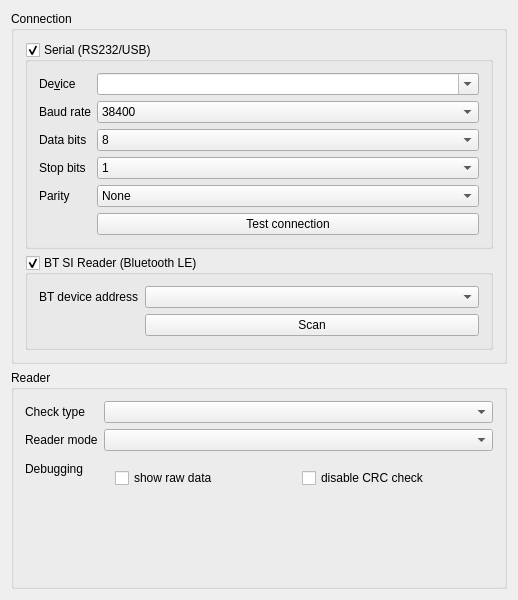
<?xml version="1.0" encoding="UTF-8"?>
<ui version="4.0">
 <class>CardReader::CardReaderSettingsPage</class>
 <widget class="QWidget" name="CardReader::CardReaderSettingsPage">
  <property name="geometry">
   <rect>
    <x>0</x>
    <y>0</y>
    <width>518</width>
    <height>600</height>
   </rect>
  </property>
  <property name="windowTitle">
   <string>CuteCom</string>
  </property>
  <layout class="QVBoxLayout">
   <item>
    <widget class="QGroupBox" name="groupBox2">
     <property name="title">
      <string>Connection</string>
     </property>
     <layout class="QVBoxLayout" name="connectionVLayout">
      <item>
       <widget class="QGroupBox" name="grpSerial">
        <property name="title">
         <string>Serial (RS232/USB)</string>
        </property>
        <property name="checkable">
         <bool>true</bool>
        </property>
        <layout class="QFormLayout" name="serialFormLayout">
         <item row="0" column="0">
          <widget class="QLabel" name="textLabel1">
           <property name="text">
            <string>De&amp;vice</string>
           </property>
           <property name="wordWrap">
            <bool>false</bool>
           </property>
           <property name="buddy">
            <cstring>lstDevice</cstring>
           </property>
          </widget>
         </item>
         <item row="0" column="1">
          <widget class="QComboBox" name="lstDevice">
           <property name="sizePolicy">
            <sizepolicy hsizetype="Expanding" vsizetype="Fixed">
             <horstretch>0</horstretch>
             <verstretch>0</verstretch>
            </sizepolicy>
           </property>
           <property name="editable">
            <bool>true</bool>
           </property>
          </widget>
         </item>
         <item row="1" column="0">
          <widget class="QLabel" name="textLabel2">
           <property name="text">
            <string>Baud rate</string>
           </property>
           <property name="wordWrap">
            <bool>false</bool>
           </property>
          </widget>
         </item>
         <item row="1" column="1">
          <widget class="QComboBox" name="lstBaudRate">
           <property name="currentIndex">
            <number>0</number>
           </property>
           <item>
            <property name="text">
             <string>38400</string>
            </property>
           </item>
           <item>
            <property name="text">
             <string>4800</string>
            </property>
           </item>
          </widget>
         </item>
         <item row="2" column="0">
          <widget class="QLabel" name="textLabel3">
           <property name="text">
            <string>Data bits</string>
           </property>
           <property name="wordWrap">
            <bool>false</bool>
           </property>
          </widget>
         </item>
         <item row="2" column="1">
          <widget class="QComboBox" name="lstDataBits">
           <property name="currentIndex">
            <number>0</number>
           </property>
           <item>
            <property name="text">
             <string>8</string>
            </property>
           </item>
           <item>
            <property name="text">
             <string>7</string>
            </property>
           </item>
           <item>
            <property name="text">
             <string>6</string>
            </property>
           </item>
           <item>
            <property name="text">
             <string>5</string>
            </property>
           </item>
          </widget>
         </item>
         <item row="3" column="0">
          <widget class="QLabel" name="textLabel5">
           <property name="text">
            <string>Stop bits</string>
           </property>
           <property name="wordWrap">
            <bool>false</bool>
           </property>
          </widget>
         </item>
         <item row="3" column="1">
          <widget class="QComboBox" name="lstStopBits">
           <item>
            <property name="text">
             <string>1</string>
            </property>
           </item>
           <item>
            <property name="text">
             <string>2</string>
            </property>
           </item>
          </widget>
         </item>
         <item row="4" column="0">
          <widget class="QLabel" name="textLabel4">
           <property name="text">
            <string>Parity</string>
           </property>
           <property name="wordWrap">
            <bool>false</bool>
           </property>
          </widget>
         </item>
         <item row="4" column="1">
          <widget class="QComboBox" name="lstParity">
           <item>
            <property name="text">
             <string>None</string>
            </property>
           </item>
           <item>
            <property name="text">
             <string>Odd</string>
            </property>
           </item>
           <item>
            <property name="text">
             <string>Even</string>
            </property>
           </item>
           <item>
            <property name="text">
             <string>Mark</string>
            </property>
           </item>
           <item>
            <property name="text">
             <string>Space</string>
            </property>
           </item>
          </widget>
         </item>
         <item row="5" column="1">
          <widget class="QPushButton" name="btTestConnection">
           <property name="text">
            <string>Test connection</string>
           </property>
          </widget>
         </item>
        </layout>
       </widget>
      </item>
      <item>
       <widget class="QGroupBox" name="grpBt">
        <property name="title">
         <string>BT SI Reader (Bluetooth LE)</string>
        </property>
        <property name="checkable">
         <bool>true</bool>
        </property>
        <layout class="QFormLayout" name="btFormLayout">
         <item row="0" column="0">
          <widget class="QLabel" name="lblBtsiAddress">
           <property name="text">
            <string>BT device address</string>
           </property>
           <property name="wordWrap">
            <bool>false</bool>
           </property>
          </widget>
         </item>
         <item row="0" column="1">
          <widget class="QComboBox" name="cbxBtsiAddress">
          </widget>
         </item>
         <item row="1" column="1">
          <widget class="QPushButton" name="btScanBt">
           <property name="text">
            <string>Scan</string>
           </property>
          </widget>
         </item>
        </layout>
       </widget>
      </item>
     </layout>
    </widget>
   </item>
   <item>
    <widget class="QGroupBox" name="groupBox1">
     <property name="title">
      <string>Reader</string>
     </property>
     <layout class="QFormLayout" name="formLayout_2">
      <item row="3" column="0">
       <spacer name="verticalSpacer">
        <property name="orientation">
         <enum>Qt::Orientation::Vertical</enum>
        </property>
        <property name="sizeHint" stdset="0">
         <size>
          <width>20</width>
          <height>40</height>
         </size>
        </property>
       </spacer>
      </item>
      <item row="0" column="0">
       <widget class="QLabel" name="textLabel4_3">
        <property name="text">
         <string>Check type</string>
        </property>
        <property name="wordWrap">
         <bool>false</bool>
        </property>
       </widget>
      </item>
      <item row="0" column="1">
       <widget class="QComboBox" name="cbxCardCheckType"/>
      </item>
      <item row="1" column="0">
       <widget class="QLabel" name="textLabel4_4">
        <property name="text">
         <string>Reader mode</string>
        </property>
        <property name="wordWrap">
         <bool>false</bool>
        </property>
       </widget>
      </item>
      <item row="1" column="1">
       <widget class="QComboBox" name="cbxReaderMode"/>
      </item>
      <item row="2" column="0">
       <widget class="QLabel" name="textLabel4_2">
        <property name="text">
         <string>Debugging</string>
        </property>
        <property name="wordWrap">
         <bool>false</bool>
        </property>
       </widget>
      </item>
      <item row="2" column="1">
       <widget class="QFrame" name="frame3">
        <property name="frameShape">
         <enum>QFrame::Shape::NoFrame</enum>
        </property>
        <layout class="QGridLayout" name="gridLayout">
         <item row="0" column="0">
          <widget class="QCheckBox" name="chkShowRawComData">
           <property name="text">
            <string>show raw data</string>
           </property>
          </widget>
         </item>
         <item row="0" column="1">
          <widget class="QCheckBox" name="chkDisableCRCCheck">
           <property name="text">
            <string>disable CRC check</string>
           </property>
          </widget>
         </item>
        </layout>
       </widget>
      </item>
     </layout>
    </widget>
   </item>
  </layout>
 </widget>
 <layoutdefault spacing="6" margin="11"/>
 <tabstops>
  <tabstop>lstDevice</tabstop>
  <tabstop>lstBaudRate</tabstop>
  <tabstop>lstDataBits</tabstop>
  <tabstop>lstStopBits</tabstop>
  <tabstop>lstParity</tabstop>
  <tabstop>btTestConnection</tabstop>
  <tabstop>cbxBtsiAddress</tabstop>
  <tabstop>btScanBt</tabstop>
  <tabstop>chkShowRawComData</tabstop>
  <tabstop>chkDisableCRCCheck</tabstop>
  <tabstop>cbxCardCheckType</tabstop>
  <tabstop>cbxReaderMode</tabstop>
 </tabstops>
 <resources/>
 <connections/>
</ui>
